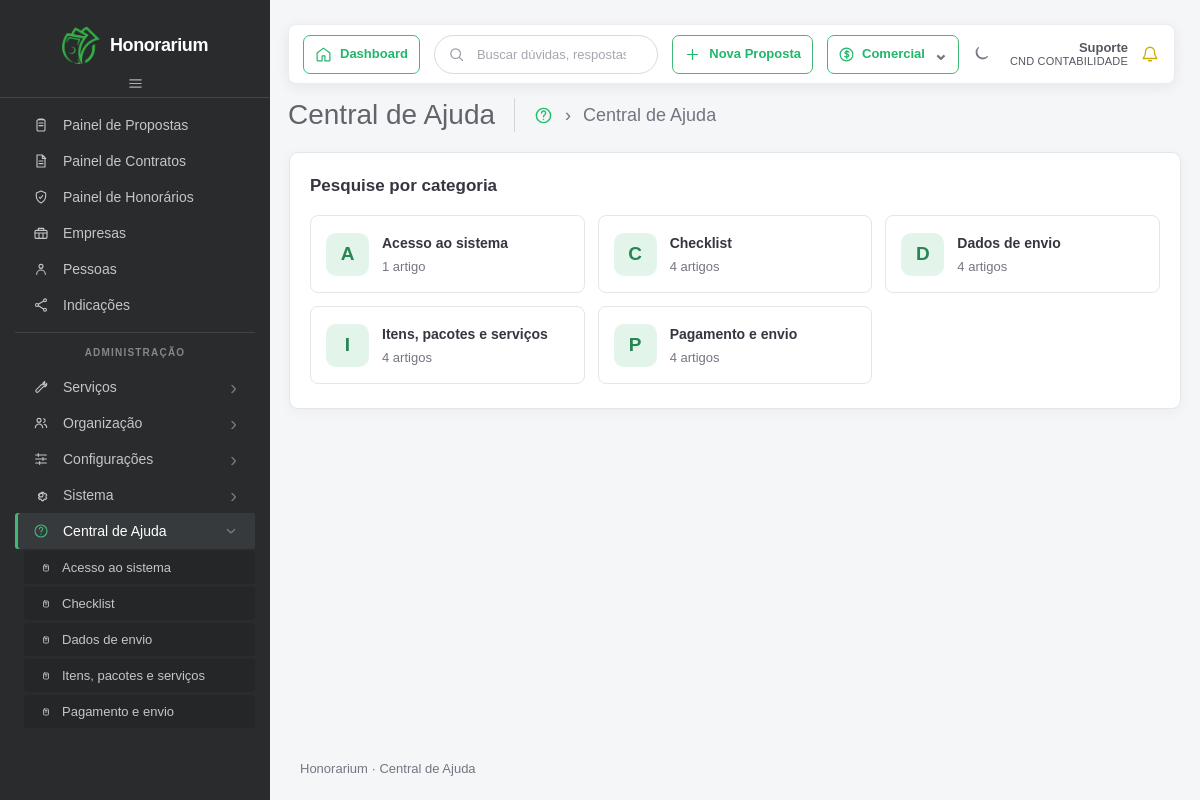
Before: / with the older database file.
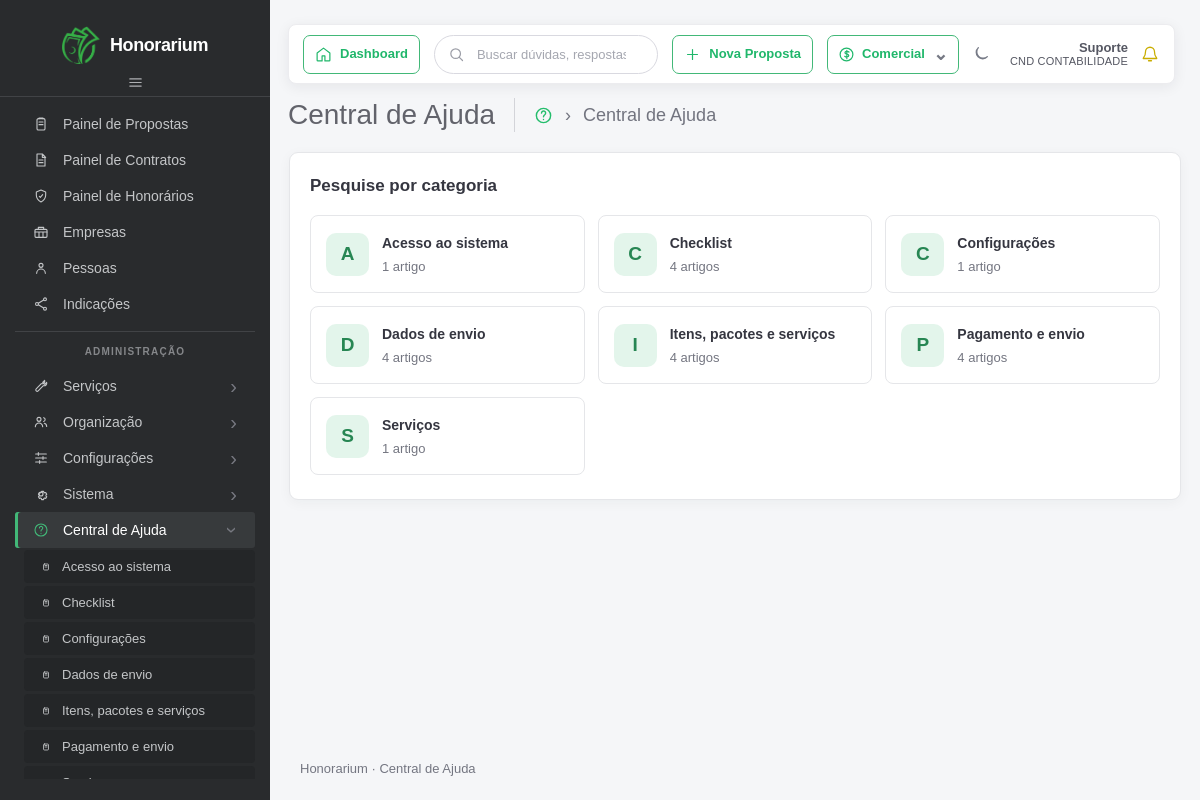
After: the same page with the newer database file.
### faq/models.py (models this page shows, shortened)
class Categoria(models.Model):
    nome = models.CharField(max_length=100, unique=True)
    descricao = models.TextField(blank=True)
    ativa = models.BooleanField(default=True)

### faq/views.py (the view)
# urls.py: path("", views.inicio, name="inicio"),
def inicio(request):
    categorias = (
        Categoria.objects.filter(ativa=True)
        .annotate(
            total=Count(
                "artigos",
                filter=Q(artigos__status=Artigo.Status.PUBLICADO),
            )
        )
        .filter(total__gt=0)
        .order_by("nome")
    )
    destaques = (
        Artigo.objects.filter(
            status=Artigo.Status.PUBLICADO,
            destaque=True,
            categoria__ativa=True,
        )
        .select_related("categoria")
        .order_by("pergunta")[:4]
    )
    return render(
        request,
        "faq/inicio.html",
        {"categorias": categorias, "destaques": destaques},
    )

### faq/context_processors.py (called while the page is built)
def categorias_navegacao(request):
    return {
        "categorias_navegacao": Categoria.objects.filter(ativa=True).order_by("nome")
    }

### faq/templates/faq/inicio.html (shortened to what this page needs)
{% extends "faq/base.html" %}
{% block page_title %}Central de Ajuda{% endblock %}
{% block page_breadcrumb %}<span aria-current="page">Central de Ajuda</span>{% endblock %}
{% block conteudo %}
<div class="page-content">
    <section class="section-card">
        <h2 class="section-title">Pesquise por categoria</h2>
        <div class="cat-grid">
            {% for categoria in categorias %}
                <a href="{% url 'categoria' categoria.id %}" class="cat-card">
                    <span class="cat-icon">{{ categoria.nome|slice:":1" }}</span>
                    <span class="cat-info">
                        <strong>{{ categoria.nome }}</strong>
                        <small>
                            {{ categoria.total }} artigo{{ categoria.total|pluralize }}
                        </small>
                    </span>
                </a>
            {% empty %}
                <p class="empty">As categorias de ajuda serão disponibilizadas em breve.</p>
            {% endfor %}
        </div>
    </section>
</div>
{% endblock %}

### faq/templates/faq/base.html (shortened to what this page needs)
{% load static %}
<!DOCTYPE html>
<html lang="pt-BR">
<head>
    <link
        href="https://cdn.jsdelivr.net/npm/bootstrap@5.3.8/dist/css/bootstrap.min.css"
        rel="stylesheet"
    >
    <link rel="stylesheet" href="{% static 'faq/css/style.css' %}">
</head>
<body>
    <div class="app-shell">
        <aside class="sidebar">
            <a href="{% url 'inicio' %}" class="brand">
                <img
                    class="brand-logo"
                    src="{% static 'faq/img/logo-simbolo.png' %}"
                    alt=""
                    width="40"
                    height="40"
                >
                <span class="brand-name">Honorarium</span>
            </a>
            <div class="sidebar-toggle" aria-hidden="true">
                <svg viewBox="0 0 24 24"><path d="M4 7h16M4 12h16M4 17h16"/></svg>
            </div>
            <nav class="portal-nav" aria-label="Menu do portal Honorarium">
                <div class="side-nav portal-main-nav" aria-label="Principal">
                    <span class="side-link">
                        <svg viewBox="0 0 24 24" aria-hidden="true"><rect x="6" y="4" width="12" height="17" rx="2"/><path d="M9 4V3h6v1M9 9h6M9 13h6"/></svg>
                        <span>Painel de Propostas</span>
                    </span>
                    <span class="side-link">
                        <svg viewBox="0 0 24 24" aria-hidden="true"><path d="M6 3h8l4 4v14H6zM14 3v5h5M9 12h6M9 16h6"/></svg>
                        <span>Painel de Contratos</span>
                    </span>
                    <span class="side-link">
                        <svg viewBox="0 0 24 24" aria-hidden="true"><path d="m12 3 7 3v5c0 4.5-2.8 7.8-7 10-4.2-2.2-7-5.5-7-10V6z"/><path d="M9.5 12.5 11 14l3.5-4"/></svg>
                        <span>Painel de Honorários</span>
                    </span>
                    <span class="side-link">
                        <svg viewBox="0 0 24 24" aria-hidden="true"><rect x="3" y="8" width="18" height="12" rx="1.5"/><path d="M8 8V5h8v3M3 12h18M9 12v8M15 12v8"/></svg>
                        <span>Empresas</span>
                    </span>
                    <span class="side-link">
                        <svg viewBox="0 0 24 24" aria-hidden="true"><circle cx="12" cy="8" r="3"/><path d="M5.5 20a6.5 6.5 0 0 1 13 0"/></svg>
                        <span>Pessoas</span>
                    </span>
                    <span class="side-link">
                        <svg viewBox="0 0 24 24" aria-hidden="true"><circle cx="18" cy="5" r="2.2"/><circle cx="6" cy="12" r="2.2"/><circle cx="18" cy="19" r="2.2"/><path d="m8 11 8-5M8 13l8 5"/></svg>
                        <span>Indicações</span>
                    </span>
                </div>
                <div class="sidebar-divider"></div>
                <span class="sidebar-label">Administração</span>
                <div class="side-nav portal-admin-nav" aria-label="Administração">
                    <span class="side-link">
                        <svg viewBox="0 0 24 24" aria-hidden="true"><path d="m14.5 6.5 3-3a4 4 0 0 1-5 5l-7.7 7.7a2.1 2.1 0 0 0 3 3l7.7-7.7a4 4 0 0 0 5-5l-3 3z"/></svg>
                        <span>Serviços</span><span class="side-chevron" aria-hidden="true">›</span>
                    </span>
                    <span class="side-link">
                        <svg viewBox="0 0 24 24" aria-hidden="true"><circle cx="9" cy="8" r="3"/><path d="M3.5 19a5.5 5.5 0 0 1 11 0M16 5.5a3 3 0 0 1 0 5.8M17 14a5 5 0 0 1 3.5 4.8"/></svg>
                        <span>Organização</span><span class="side-chevron" aria-hidden="true">›</span>
                    </span>
                    <span class="side-link">
                        <svg viewBox="0 0 24 24" aria-hidden="true"><path d="M4 6h16M4 12h16M4 18h16"/><path d="M8 4v4M15 10v4M10 16v4"/></svg>
                        <span>Configurações</span><span class="side-chevron" aria-hidden="true">›</span>
                    </span>
                    <span class="side-link">
                        <span>Sistema</span><span class="side-chevron" aria-hidden="true">›</span>
                    </span>
                    <details class="side-menu-group" open>
                        <summary class="side-link side-menu-trigger side-link-help active">
                            <svg viewBox="0 0 24 24" aria-hidden="true"><circle cx="12" cy="12" r="9"/><path d="M9.6 9a2.5 2.5 0 1 1 4.3 1.8c-1.2 1-1.9 1.4-1.9 2.7M12 17h.01"/></svg>
                            <span>Central de Ajuda</span><span class="side-chevron" aria-hidden="true">›</span>
                        </summary>
                        <div class="side-submenu" aria-label="Categorias da Central de Ajuda">
                            {% for item in categorias_navegacao %}
                                <a href="{% url 'categoria' item.id %}" class="side-link side-sub-link{% if categoria.id == item.id %} active{% endif %}">
                                    <svg viewBox="0 0 24 24" aria-hidden="true"><rect x="7" y="6" width="10" height="12" rx="2"/><path d="M10 9h4M10 12h4"/></svg>
                                    <span>{{ item.nome }}</span>
                                </a>
                            {% empty %}
                                <span class="side-submenu-empty">Nenhuma categoria cadastrada</span>
                            {% endfor %}
                        </div>
                    </details>
                </div>
            </nav>
        </aside>
        <div class="workspace">
            <header class="topbar">
                <span class="dashboard-chip" aria-hidden="true">
                    <svg viewBox="0 0 24 24"><path d="m3 10 9-7 9 7v10a1 1 0 0 1-1 1h-6v-7h-4v7H4a1 1 0 0 1-1-1z"/></svg>
                    <span>Dashboard</span>
                </span>
                <form class="topbar-search" role="search" action="{% url 'busca' %}" method="get">
                    <button type="submit" aria-label="Buscar">
                        <svg viewBox="0 0 24 24" aria-hidden="true"><circle cx="10.8" cy="10.8" r="6.8"/><path d="m16 16 4.5 4.5"/></svg>
                    </button>
                    <input
                        type="search"
                        name="q"
                        value="{{ request.GET.q }}"
                        placeholder="Buscar dúvidas, respostas ou palavras-chave..."
                        aria-label="Buscar na central de ajuda"
                    >
                </form>
                <span class="proposal-chip" aria-hidden="true">
                    <svg viewBox="0 0 24 24"><path d="M12 5v14M5 12h14"/></svg>
                    <span>Nova Proposta</span>
                </span>
                <div class="topbar-profile">
                    <span class="department-chip" aria-hidden="true">
                        <svg viewBox="0 0 24 24"><circle cx="12" cy="12" r="9"/><path d="M15.5 8.5c-.7-.7-1.7-1-3-1-1.7 0-2.7.8-2.7 2s1 1.7 2.7 2 2.7.8 2.7 2-1 2-2.7 2c-1.3 0-2.3-.3-3-1M12.5 6v12"/></svg>
                        <strong>Comercial</strong>
                        <span class="department-chevron">⌄</span>
                    </span>
                    <span class="theme-icon" aria-hidden="true">
                        <svg viewBox="0 0 24 24"><path d="M20.5 15.5A8.5 8.5 0 0 1 8.5 3.5 8.5 8.5 0 1 0 20.5 15.5Z"/></svg>
                    </span>
                    <a href="{% url 'admin:index' %}" class="support-link">
                        <strong>Suporte</strong>
                        <small>CND CONTABILIDADE</small>
                    </a>
                    <span class="notification-icon" aria-hidden="true">
                        <svg viewBox="0 0 24 24"><path d="M18 9a6 6 0 0 0-12 0c0 7-3 7-3 9h18c0-2-3-2-3-9M10 21h4"/></svg>
                    </span>
                </div>
            </header>
            <div class="page-toolbar">
                <div class="page-toolbar-heading">
                    <h2 class="content-header-title float-left pr-1 mb-0">{% block page_title %}Central de Ajuda{% endblock %}</h2>
                    <nav class="page-toolbar-breadcrumb" aria-label="Navegação estrutural">
                        <a href="{% url 'inicio' %}" aria-label="Início">
                            <svg viewBox="0 0 24 24" aria-hidden="true"><circle cx="12" cy="12" r="9"/><path d="M9.5 9a2.6 2.6 0 1 1 4.4 1.8c-1.2 1-1.9 1.4-1.9 2.7M12 17h.01"/></svg>
                        </a>
                        <span aria-hidden="true">›</span>
                        {% block page_breadcrumb %}<span aria-current="page">Central de Ajuda</span>{% endblock %}
                    </nav>
                </div>
            </div>
            <main>
                {% block conteudo %}{% endblock %}
            </main>
            <footer class="site-footer">Honorarium · Central de Ajuda</footer>
        </div>
    </div>
</body>
</html>

Changed rows visible on the page:
added Categoria: nome "Configurações", nome "C", total "1"
added Categoria: nome "S", nome "Serviços", total "1"
